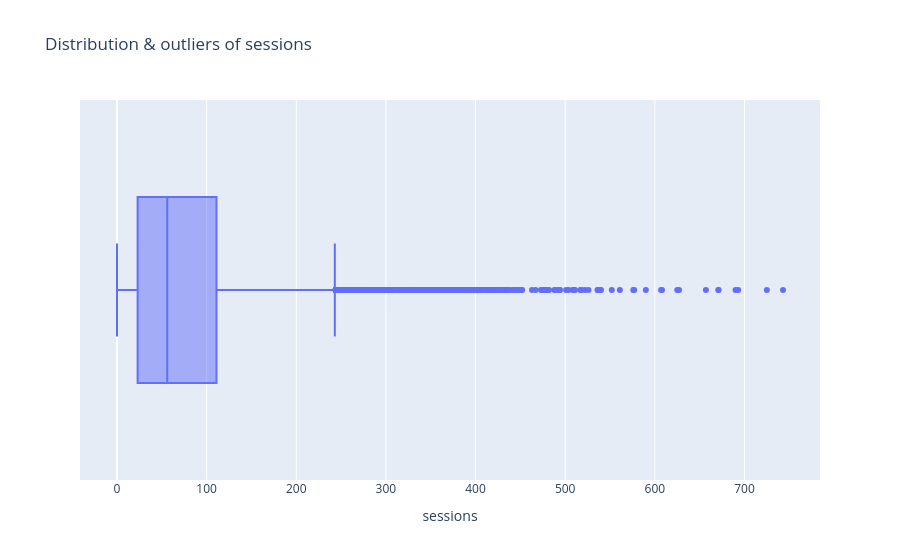

Notebook code cell kept with this figure:
### Code cell
px.box(df, x='sessions', title='Distribution & outliers of sessions')

### Figure 1 — Plotly figure (JSON) as saved in the notebook; plotly's stock layout.template omitted (floating-point values rounded to 4 significant figures; data arrays with more than 128 entries replaced by an {"elided": "..."} marker saying what was removed)
{"data": [{"alignmentgroup": "True", "hovertemplate": "sessions=%{x}<extra></extra>", "legendgroup": "", "marker": {"color": "#636efa"}, "name": "", "notched": false, "offsetgroup": "", "orientation": "h", "showlegend": false, "type": "box", "x": {"elided": "14299 int values"}, "x0": " ", "xaxis": "x", "y0": " ", "yaxis": "y"}], "layout": {"boxmode": "group", "legend": {"tracegroupgap": 0}, "title": {"text": "Distribution & outliers of sessions"}, "xaxis": {"anchor": "y", "domain": [0, 1], "title": {"text": "sessions"}}, "yaxis": {"anchor": "x", "domain": [0, 1]}}}
